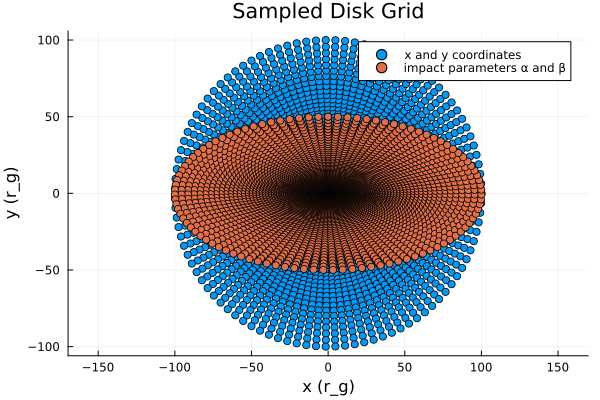

Reproduce this figure in Julia.
using Plots

N_r = 50
N_phi = 50

# Geometric radial grid: Logarithmically spaced
r_grid_log = range(log10(rin), stop=log10(rout), length=N_r)
r_grid = 10 .^ r_grid_log  # Convert back to linear space

# Option: Linear radial grid (risk of losing signal from the ISCO)
#r_grid = range(rin, rout, length=N_r)  # Radial grid in units of r_g

phi_grid = range(0, 2π, length=N_phi)  # Azimuthal grid from 0 to 2π

# Convert polar coordinates (r, φ) to Cartesian coordinates (x, y) for plotting
x_vals, y_vals = Float64[], Float64[]

# cross-check with references
# Impact parameters
α_vals, β_vals = Float64[], Float64[]

for r in r_grid
    for φ in phi_grid
        x = r * cos(φ)
        y = r * sin(φ)
        push!(x_vals, x)
        push!(y_vals, y)

        # Impact parameters
        α = -r * sin(φ)
        β = r * cos(φ) * sin(θobs)
        push!(α_vals, α)
        push!(β_vals, β)
    end
end


# Plot the grid points
scatter(x_vals, y_vals, xlabel="x (r_g)", ylabel="y (r_g)", 
        title="Sampled Disk Grid", aspect_ratio=:equal, label = "x and y coordinates")

# Plot impact parameters
scatter!(α_vals, β_vals, 
        #xlabel = "α (r_g)", ylabel = "β (r_g)",
        #title="Impact parameters", 
        label = "impact parameters α and β",
        aspect_ratio=:equal)
# savefig("grid.png")
